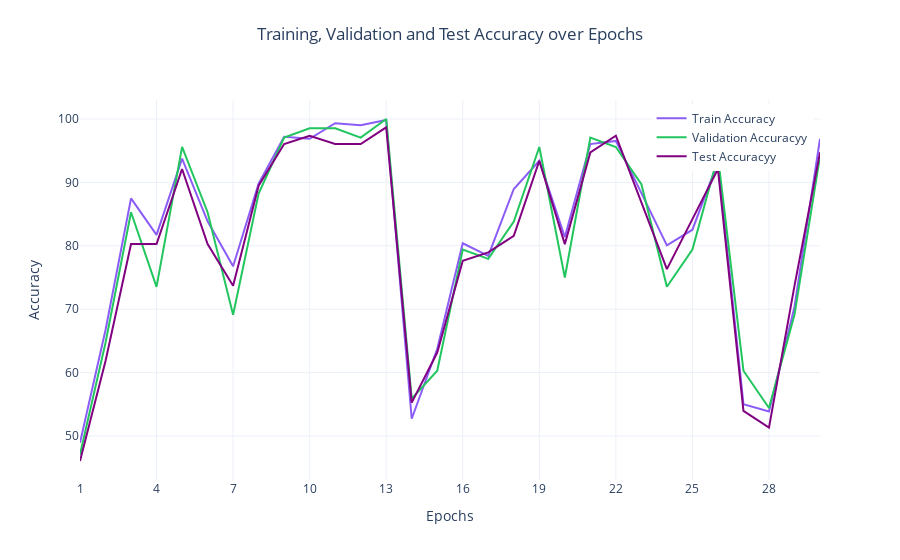

The cell this chart's notebook holds for it:
### Code cell
plot_train_val_test_accuracy(train_acc, valid_acc, test_acc)

### Figure 1 — Plotly figure (JSON) as saved in the notebook; plotly's stock layout.template omitted (floating-point values rounded to 4 significant figures)
{"data": [{"hovertemplate": "Epoch %{x}<br>Accuracy: %{y:.4f}<extra></extra>", "line": {"color": "#8b5cf6", "width": 2}, "mode": "lines", "name": "Train Accuracy", "type": "scatter", "x": [1, 2, 3, 4, 5, 6, 7, 8, 9, 10, 11, 12, 13, 14, 15, 16, 17, 18, 19, 20, 21, 22, 23, 24, 25, 26, 27, 28, 29, 30], "y": [48.93, 66.72, 87.48, 81.71, 93.74, 83.86, 76.77, 89.79, 97.2, 96.87, 99.34, 99.01, 99.84, 52.72, 63.76, 80.4, 78.42, 88.96, 93.41, 81.38, 96.05, 96.54, 88.3, 80.07, 82.54, 93.25, 55.02, 53.87, 70.35, 96.87]}, {"hovertemplate": "Epoch %{x}<br>Accuracy: %{y:.4f}<extra></extra>", "line": {"color": "#22c55e", "width": 2}, "mode": "lines", "name": "Validation Accuracyy", "type": "scatter", "x": [1, 2, 3, 4, 5, 6, 7, 8, 9, 10, 11, 12, 13, 14, 15, 16, 17, 18, 19, 20, 21, 22, 23, 24, 25, 26, 27, 28, 29, 30], "y": [47.06, 64.71, 85.29, 73.53, 95.59, 85.29, 69.12, 88.24, 97.06, 98.53, 98.53, 97.06, 100, 55.88, 60.29, 79.41, 77.94, 83.82, 95.59, 75, 97.06, 95.59, 89.71, 73.53, 79.41, 94.12, 60.29, 54.41, 69.12, 94.12]}, {"hovertemplate": "Epoch %{x}<br>Accuracy: %{y:.4f}<extra></extra>", "line": {"color": "#800080", "width": 2}, "mode": "lines", "name": "Test Accuracyy", "type": "scatter", "x": [1, 2, 3, 4, 5, 6, 7, 8, 9, 10, 11, 12, 13, 14, 15, 16, 17, 18, 19, 20, 21, 22, 23, 24, 25, 26, 27, 28, 29, 30], "y": [46.05, 61.84, 80.26, 80.26, 92.11, 80.26, 73.68, 89.47, 96.05, 97.37, 96.05, 96.05, 98.68, 55.26, 63.16, 77.63, 78.95, 81.58, 93.42, 80.26, 94.74, 97.37, 86.84, 76.32, 84.21, 92.11, 53.95, 51.32, 73.68, 94.74]}], "layout": {"hovermode": "x unified", "legend": {"x": 0.99, "xanchor": "right", "y": 0.99, "yanchor": "top"}, "title": {"text": "Training, Validation and Test Accuracy over Epochs", "x": 0.5, "xanchor": "center", "y": 0.95, "yanchor": "top"}, "xaxis": {"dtick": 3, "tick0": 1, "tickmode": "linear", "title": {"text": "Epochs"}}, "yaxis": {"title": {"text": "Accuracy"}}}}
